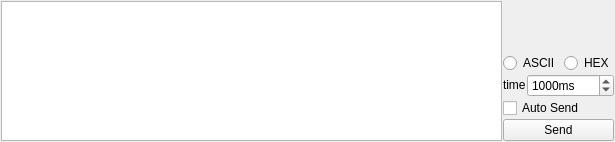
<?xml version="1.0" encoding="UTF-8"?>
<ui version="4.0">
 <class>CommandWidget</class>
 <widget class="QWidget" name="CommandWidget">
  <property name="geometry">
   <rect>
    <x>0</x>
    <y>0</y>
    <width>615</width>
    <height>142</height>
   </rect>
  </property>
  <layout class="QHBoxLayout" name="horizontalLayout_3">
   <property name="spacing">
    <number>1</number>
   </property>
   <property name="leftMargin">
    <number>1</number>
   </property>
   <property name="topMargin">
    <number>1</number>
   </property>
   <property name="rightMargin">
    <number>1</number>
   </property>
   <property name="bottomMargin">
    <number>1</number>
   </property>
   <item>
    <widget class="QPlainTextEdit" name="commandPlainEdit">
     <property name="plainText">
      <string/>
     </property>
     <property name="placeholderText">
      <string>Send commands to active session</string>
     </property>
    </widget>
   </item>
   <item>
    <layout class="QVBoxLayout" name="verticalLayout">
     <property name="spacing">
      <number>1</number>
     </property>
     <item>
      <spacer name="verticalSpacer">
       <property name="orientation">
        <enum>Qt::Vertical</enum>
       </property>
       <property name="sizeHint" stdset="0">
        <size>
         <width>20</width>
         <height>40</height>
        </size>
       </property>
      </spacer>
     </item>
     <item>
      <layout class="QHBoxLayout" name="horizontalLayout_2">
       <property name="spacing">
        <number>4</number>
       </property>
       <item>
        <widget class="QRadioButton" name="asciiRadioButton">
         <property name="sizePolicy">
          <sizepolicy hsizetype="Minimum" vsizetype="Fixed">
           <horstretch>0</horstretch>
           <verstretch>0</verstretch>
          </sizepolicy>
         </property>
         <property name="text">
          <string>ASCII</string>
         </property>
        </widget>
       </item>
       <item>
        <widget class="QRadioButton" name="hexRadioButton">
         <property name="sizePolicy">
          <sizepolicy hsizetype="Minimum" vsizetype="Fixed">
           <horstretch>0</horstretch>
           <verstretch>0</verstretch>
          </sizepolicy>
         </property>
         <property name="text">
          <string>HEX</string>
         </property>
        </widget>
       </item>
      </layout>
     </item>
     <item>
      <layout class="QHBoxLayout" name="horizontalLayout">
       <property name="spacing">
        <number>1</number>
       </property>
       <item>
        <widget class="QLabel" name="label">
         <property name="sizePolicy">
          <sizepolicy hsizetype="Fixed" vsizetype="Fixed">
           <horstretch>0</horstretch>
           <verstretch>0</verstretch>
          </sizepolicy>
         </property>
         <property name="text">
          <string>time</string>
         </property>
        </widget>
       </item>
       <item>
        <widget class="QSpinBox" name="autoSendIntervalSpinBox">
         <property name="sizePolicy">
          <sizepolicy hsizetype="Minimum" vsizetype="Fixed">
           <horstretch>0</horstretch>
           <verstretch>0</verstretch>
          </sizepolicy>
         </property>
         <property name="suffix">
          <string>ms</string>
         </property>
         <property name="prefix">
          <string/>
         </property>
         <property name="maximum">
          <number>999999999</number>
         </property>
         <property name="value">
          <number>1000</number>
         </property>
        </widget>
       </item>
      </layout>
     </item>
     <item>
      <widget class="QCheckBox" name="autoSendCheckBox">
       <property name="text">
        <string>Auto Send</string>
       </property>
      </widget>
     </item>
     <item>
      <widget class="QPushButton" name="sendPushButton">
       <property name="text">
        <string>Send</string>
       </property>
      </widget>
     </item>
    </layout>
   </item>
  </layout>
 </widget>
 <resources/>
 <connections/>
</ui>
